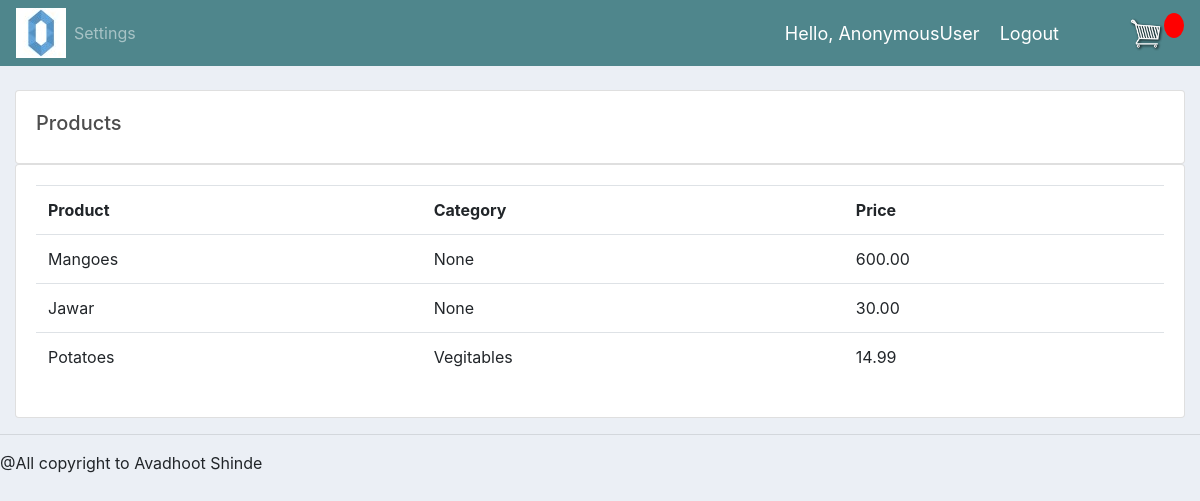
Screenshot of /products/ with the database file from the repository.
### accounts/models.py (models this page shows, shortened)
class Product(models.Model):
	CATEGORY = (
			('Vegitables', 'Vegitables'),
			('Grains', 'Grains'),
			('Fruits','Fruits'),
			)
	name = models.CharField(max_length=200, null=True)
	price = models.DecimalField(max_digits=7, decimal_places = 2)
	image = models.ImageField(null=True, blank=True)
	category = models.CharField(max_length=200, null=True, choices=CATEGORY)
	date_created = models.DateTimeField(auto_now_add=True, null=True)

### accounts/views.py (the view)
# urls.py: path('products/', views.products, name='products'),
def products(request):
	products = Product.objects.all()
	return render(request, 'accounts/products.html', {'products':products})

### accounts/templates/accounts/products.html
{%  extends 'accounts/main.html' %}
{% block content %}
		<br>
		<div class="row">
			<div class="col-md">
				<div class="card card-body">
					<h5>Products</h5>
				</div>
				<div class="card card-body">
					<table class="table">
						<tr>
							<th>Product</th>
							<th>Category</th>
							<th>Price</th>
						</tr>
						{% for i in products %}
							<tr>
								<td>{{i.name}}</td>
								<td>{{i.category}}</td>
								<td>{{i.price}}</td>
							</tr>
						{% endfor %}
					</table>
				</div>
			</div>
		</div>
{% endblock content %}

### static/css/test.css (style rules this page uses)
body { background-color: hsl(0, 0%, 98%); }
h1,h2,h3,h4,h5,h6 { color:hsl(0, 0%, 30%); }
body { background-color: #ebeff5; }

### rows the page displays
Product: name "Mangoes", category "None", price "600.00"
Product: name "Jawar", category "None", price "30.00"
Product: name "Potatoes", category "Vegitables", price "14.99"

### other values shown
{{ request.user }} "AnonymousUser"
